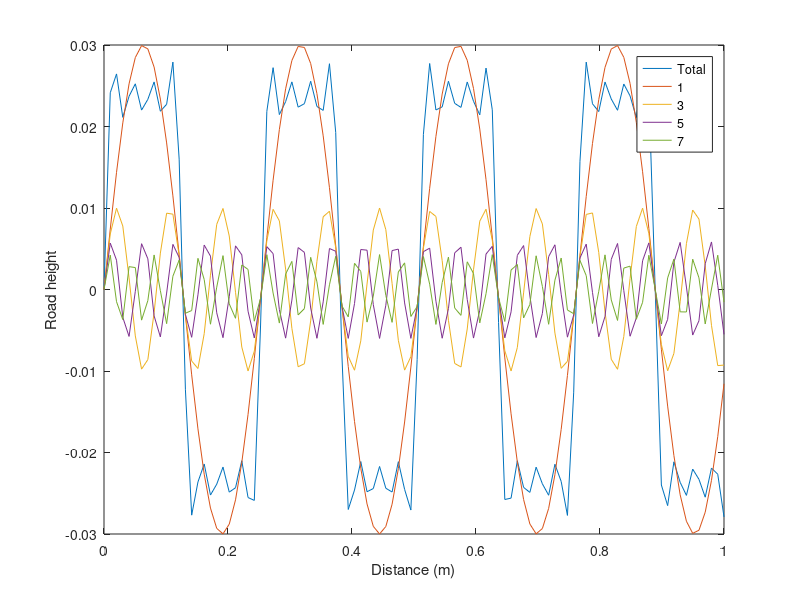

Write MATLAB code to recreate this figure.
% Q4c. Modelling the road height

clc; clear all; close all;

x = linspace(0,1);
d = 0.127;

r = 0.03 * (...
    sin(pi*x/d)...
    + (1/3)*sin(3*pi*x/d)...
    + (1/5)*sin(5*pi*x/d)...
    + (1/7)*sin(7*pi*x/d)...
    );

a = 0.03 * sin(pi*x/d);
b = 0.03 * (1/3)*sin(3*pi*x/d);
c = 0.03 * (1/5)*sin(5*pi*x/d);
d = 0.03 * (1/7)*sin(7*pi*x/d);

plot(x,r,x,a,x,b,x,c,x,d);
legend('Total','1', '3', '5', '7');
xlabel('Distance (m)');
ylabel('Road height');